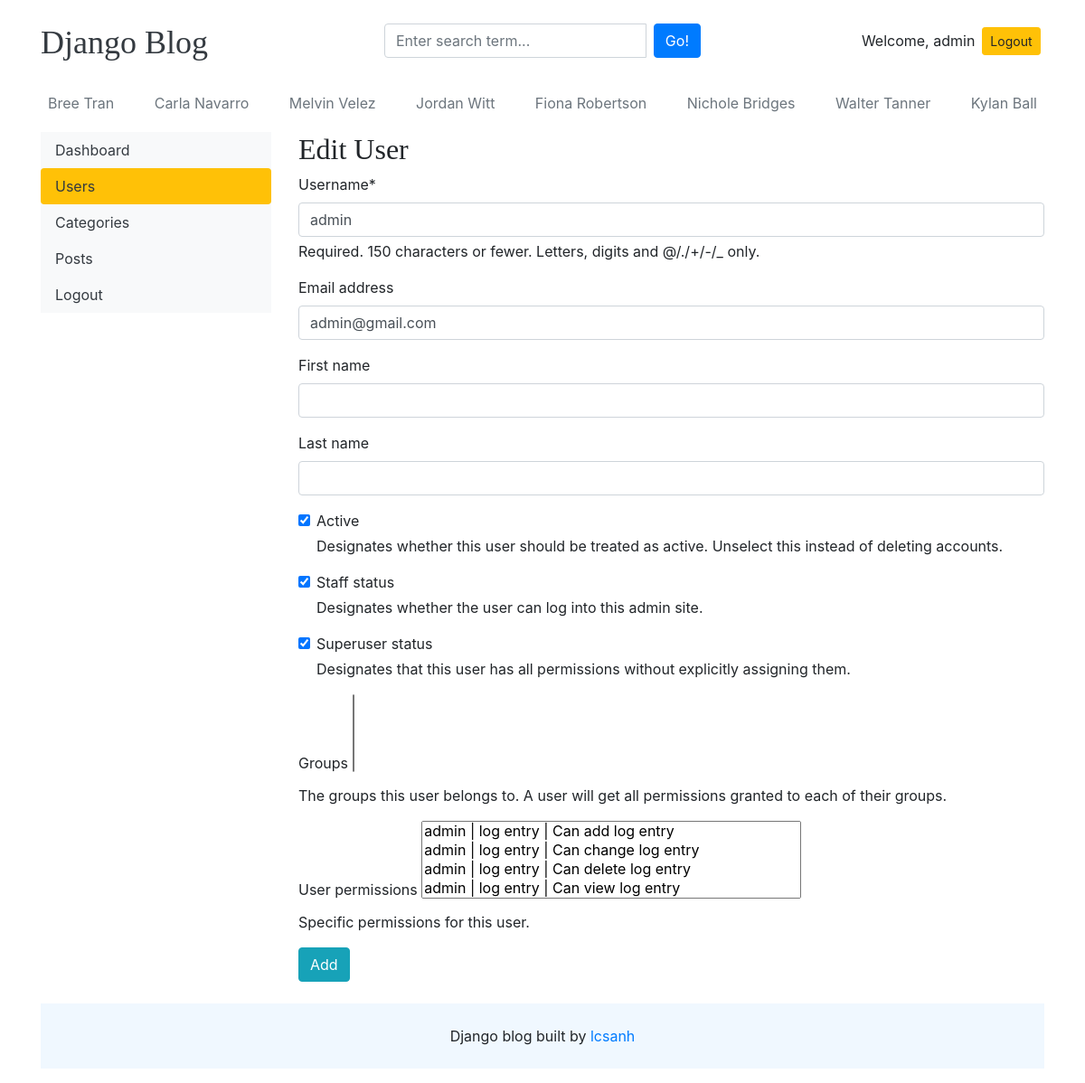
The page /dashboard/users/edit/1/ (signed in) on the database its author committed.
### blogs/models.py (models this page shows, shortened)
class Category(models.Model):
    category_name = models.CharField(max_length=100, unique=True)
    create_at = models.DateTimeField(auto_now_add=True)
    update_at = models.DateTimeField(auto_now=True)
    class Meta:
        verbose_name_plural = 'categories'

### dashboards/views.py (the view)
# urls.py: path('users/edit/<int:pk>/', views.edit_user, name='edit_user'),
def edit_user(request, pk):
    user = get_object_or_404(User, pk=pk)
    if request.method == "POST":
        form = EditUserForm(request.POST, instance=user)
        if form.is_valid():
            form.save()
            return redirect('users')
    form = EditUserForm(instance=user)
    context = {"form": form}
    return render(request, "dashboard/edit_user.html", context)

### dashboards/forms.py
class EditUserForm(forms.ModelForm):
    class Meta:
        model = User
        fields = ('username', 'email', 'first_name', 'last_name',
                  'is_active', 'is_staff', 'is_superuser', 'groups', 'user_permissions')

### blogs/context_processor.py (called while the page is built)
def get_categories(request):
    categories = Category.objects.all()
    return dict(categories=categories)

### templates/dashboard/edit_user.html (shortened to what this page needs)
{% extends 'base.html' %}
{% load crispy_forms_tags %}
{% block content %}
<div class="row">
  {% include 'dashboard/sidebar.html' %}
  <div class="col-md-9">
    {% if perms.auth.add_user %}
    <h2>Edit User</h2>
    <form action="" method="POST" >
      {{ form | crispy }}
      <button type="submit" class="btn btn-info">Add</button>
    </form>
    <br/>
    {% else %}
    <h4>You do not have permission to access this page!!!</h4>
    {% endif %}
  </div>
</div>
{% endblock content %}

### templates/base.html (shortened to what this page needs)
{% load static %}
<!DOCTYPE html>
<html lang="en">
  <head>
    <link href="https://getbootstrap.com/docs/4.0/dist/css/bootstrap.min.css" rel="stylesheet" />
    <link href="{% static 'css/blog.css' %}" rel="stylesheet" />
    <link rel="stylesheet" href="https://cdnjs.cloudflare.com/ajax/libs/font-awesome/4.7.0/css/font-awesome.css" />
  </head>
  <body>
    <div class="container">
      <header class="blog-header py-3">
        <div class="row flex-nowrap justify-content-between align-items-center">
          <div class="col-4 pt-1">
            <a class="blog-header-logo text-dark" href="/">Django Blog</a>
          </div>
          <div class="col-4">
            <form action="{%url 'search' %}" method="GET">
              <div class="input-group">
                <input class="form-control" type="text" name="keyword" placeholder="Enter search term..." aria-label="Enter search term..." aria-describedby="button-search" />
                <button type="submit" class="btn btn-primary ml-2" id="button-search" type="button">Go!</button>
            </div>
            </form>
          </div>
          <div class="col-4 d-flex justify-content-end align-items-center">
            {% if not user.is_authenticated %}
            <a class="btn btn-sm btn-warning" href="{% url 'login' %}">Login</a> &nbsp;
            <a class="btn btn-sm btn-outline-secondary" href="{% url 'register' %}">Register</a>
            {% else %}
            <span style="margin-right: 8px;" >Welcome, {{ user }}</span>
            <a class="btn btn-sm btn-warning" href="{% url 'logout' %}">Logout</a> &nbsp;
            {% endif %}
          </div>
        </div>
      </header>
      <div class="nav-scroller py-1 mb-2">
        <nav class="nav d-flex justify-content-between">
          {% for category in categories %}
            <a class="p-2 text-muted" href="{% url 'posts_by_category' category.id %}">{{ category.category_name }}</a>
          {% endfor %}
        </nav>
      </div>
<div style="min-height:66vh;">
  {% block content %}{% endblock content %}
</div>
    <footer class="blog-footer">
      <p style="
      display: flex;
      justify-content: center;
      align-items: center;
      background: aliceblue;
      padding: 24px 0;" >Django blog built by&nbsp;<a href="#">lcsanh</a></p>
    </footer>
  </body>
</html>

### blog_main/static/css/blog.css (style rules this page uses)
.blog-header-logo { font-family: "Playfair Display", Georgia, "Times New Roman", serif ; font-size: 2.25rem; }
h1, h2, h3, h4, h5, h6 { font-family: "Playfair Display", Georgia, "Times New Roman", serif ; }

### rows shown on the page
Category: category_name "Bree Tran"
Category: category_name "Carla Navarro"
Category: category_name "Melvin Velez"
Category: category_name "Jordan Witt"
Category: category_name "Fiona Robertson"
Category: category_name "Nichole Bridges"
Category: category_name "Walter Tanner"
Category: category_name "Kylan Ball"

### other values the page prints
{{ user }} "admin"
